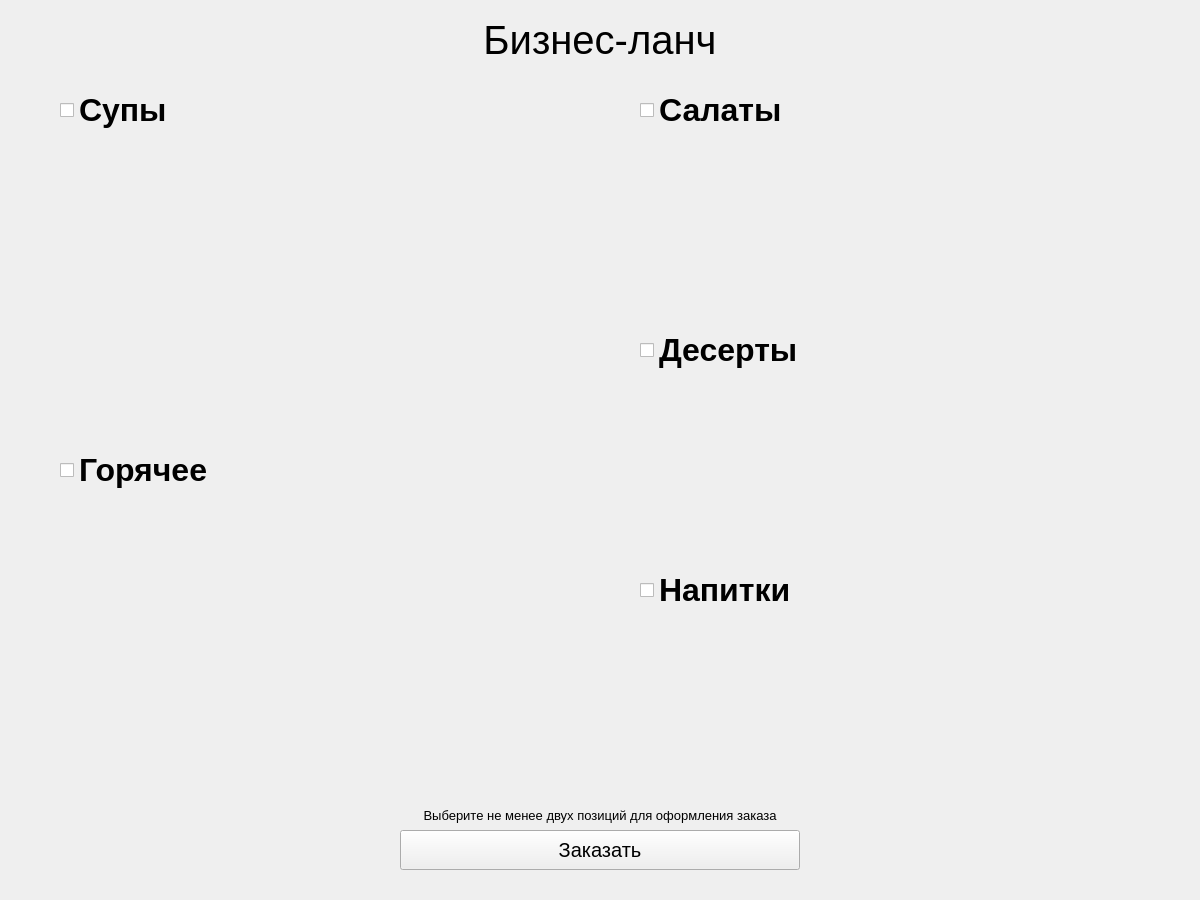
<?xml version="1.0" encoding="UTF-8"?>
<ui version="4.0">
 <class>Form</class>
 <widget class="QWidget" name="Form">
  <property name="geometry">
   <rect>
    <x>0</x>
    <y>0</y>
    <width>1200</width>
    <height>900</height>
   </rect>
  </property>
  <property name="windowTitle">
   <string>Заказ бизнес-ланча</string>
  </property>
  <widget class="QPushButton" name="button_order">
   <property name="geometry">
    <rect>
     <x>400</x>
     <y>830</y>
     <width>400</width>
     <height>40</height>
    </rect>
   </property>
   <property name="font">
    <font>
     <pointsize>15</pointsize>
    </font>
   </property>
   <property name="text">
    <string>Заказать</string>
   </property>
  </widget>
  <widget class="QLabel" name="label_info">
   <property name="geometry">
    <rect>
     <x>400</x>
     <y>800</y>
     <width>400</width>
     <height>30</height>
    </rect>
   </property>
   <property name="font">
    <font>
     <pointsize>10</pointsize>
    </font>
   </property>
   <property name="text">
    <string>Выберите не менее двух позиций для оформления заказа</string>
   </property>
   <property name="scaledContents">
    <bool>false</bool>
   </property>
   <property name="alignment">
    <set>Qt::AlignCenter</set>
   </property>
   <property name="wordWrap">
    <bool>false</bool>
   </property>
  </widget>
  <widget class="QCheckBox" name="check_box_soups">
   <property name="enabled">
    <bool>true</bool>
   </property>
   <property name="geometry">
    <rect>
     <x>60</x>
     <y>80</y>
     <width>500</width>
     <height>60</height>
    </rect>
   </property>
   <property name="font">
    <font>
     <pointsize>24</pointsize>
     <weight>75</weight>
     <bold>true</bold>
    </font>
   </property>
   <property name="text">
    <string>Супы</string>
   </property>
   <property name="tristate">
    <bool>false</bool>
   </property>
  </widget>
  <widget class="QCheckBox" name="check_box_main">
   <property name="enabled">
    <bool>true</bool>
   </property>
   <property name="geometry">
    <rect>
     <x>60</x>
     <y>440</y>
     <width>500</width>
     <height>60</height>
    </rect>
   </property>
   <property name="font">
    <font>
     <pointsize>24</pointsize>
     <weight>75</weight>
     <bold>true</bold>
    </font>
   </property>
   <property name="text">
    <string>Горячее</string>
   </property>
   <property name="tristate">
    <bool>false</bool>
   </property>
  </widget>
  <widget class="QWidget" name="verticalLayoutWidget">
   <property name="geometry">
    <rect>
     <x>80</x>
     <y>140</y>
     <width>461</width>
     <height>281</height>
    </rect>
   </property>
   <layout class="QVBoxLayout" name="layout_soups"/>
  </widget>
  <widget class="QWidget" name="verticalLayoutWidget_2">
   <property name="geometry">
    <rect>
     <x>80</x>
     <y>500</y>
     <width>461</width>
     <height>281</height>
    </rect>
   </property>
   <layout class="QVBoxLayout" name="layout_main"/>
  </widget>
  <widget class="QLabel" name="label_app">
   <property name="geometry">
    <rect>
     <x>400</x>
     <y>20</y>
     <width>400</width>
     <height>40</height>
    </rect>
   </property>
   <property name="font">
    <font>
     <pointsize>30</pointsize>
     <weight>50</weight>
     <bold>false</bold>
    </font>
   </property>
   <property name="text">
    <string>Бизнес-ланч</string>
   </property>
   <property name="alignment">
    <set>Qt::AlignCenter</set>
   </property>
  </widget>
  <widget class="QCheckBox" name="check_box_salads">
   <property name="enabled">
    <bool>true</bool>
   </property>
   <property name="geometry">
    <rect>
     <x>640</x>
     <y>80</y>
     <width>500</width>
     <height>60</height>
    </rect>
   </property>
   <property name="font">
    <font>
     <pointsize>24</pointsize>
     <weight>75</weight>
     <bold>true</bold>
    </font>
   </property>
   <property name="text">
    <string>Салаты</string>
   </property>
   <property name="tristate">
    <bool>false</bool>
   </property>
  </widget>
  <widget class="QWidget" name="verticalLayoutWidget_3">
   <property name="geometry">
    <rect>
     <x>660</x>
     <y>140</y>
     <width>461</width>
     <height>161</height>
    </rect>
   </property>
   <layout class="QVBoxLayout" name="layout_salads"/>
  </widget>
  <widget class="QCheckBox" name="check_box_desserts">
   <property name="enabled">
    <bool>true</bool>
   </property>
   <property name="geometry">
    <rect>
     <x>640</x>
     <y>320</y>
     <width>500</width>
     <height>60</height>
    </rect>
   </property>
   <property name="font">
    <font>
     <pointsize>24</pointsize>
     <weight>75</weight>
     <bold>true</bold>
    </font>
   </property>
   <property name="text">
    <string>Десерты</string>
   </property>
   <property name="tristate">
    <bool>false</bool>
   </property>
  </widget>
  <widget class="QWidget" name="verticalLayoutWidget_4">
   <property name="geometry">
    <rect>
     <x>660</x>
     <y>380</y>
     <width>461</width>
     <height>161</height>
    </rect>
   </property>
   <layout class="QVBoxLayout" name="layout_desserts"/>
  </widget>
  <widget class="QCheckBox" name="check_box_drinks">
   <property name="enabled">
    <bool>true</bool>
   </property>
   <property name="geometry">
    <rect>
     <x>640</x>
     <y>560</y>
     <width>500</width>
     <height>60</height>
    </rect>
   </property>
   <property name="font">
    <font>
     <pointsize>24</pointsize>
     <weight>75</weight>
     <bold>true</bold>
    </font>
   </property>
   <property name="text">
    <string>Напитки</string>
   </property>
   <property name="tristate">
    <bool>false</bool>
   </property>
  </widget>
  <widget class="QWidget" name="verticalLayoutWidget_5">
   <property name="geometry">
    <rect>
     <x>660</x>
     <y>620</y>
     <width>461</width>
     <height>161</height>
    </rect>
   </property>
   <layout class="QVBoxLayout" name="layout_drinks"/>
  </widget>
 </widget>
 <resources/>
 <connections/>
</ui>
